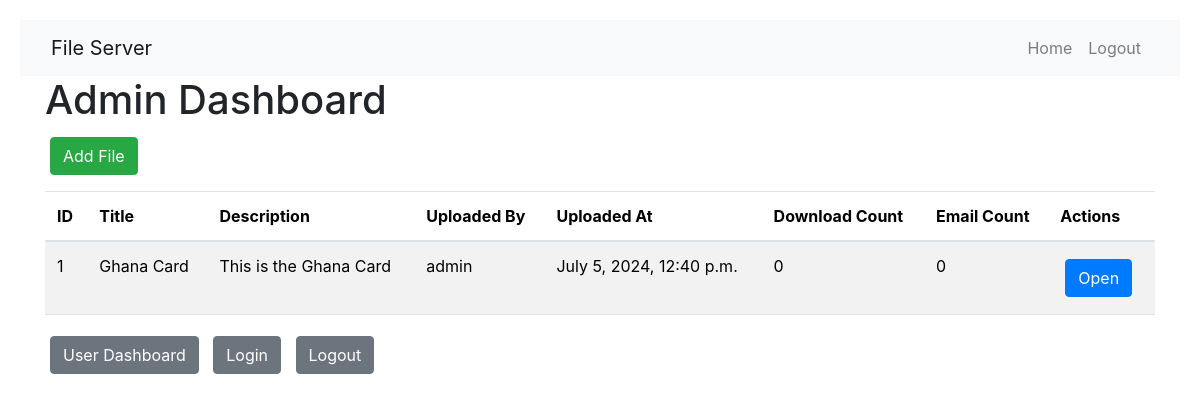
Before: /admin-dashboard/ (signed in) with the older database file.
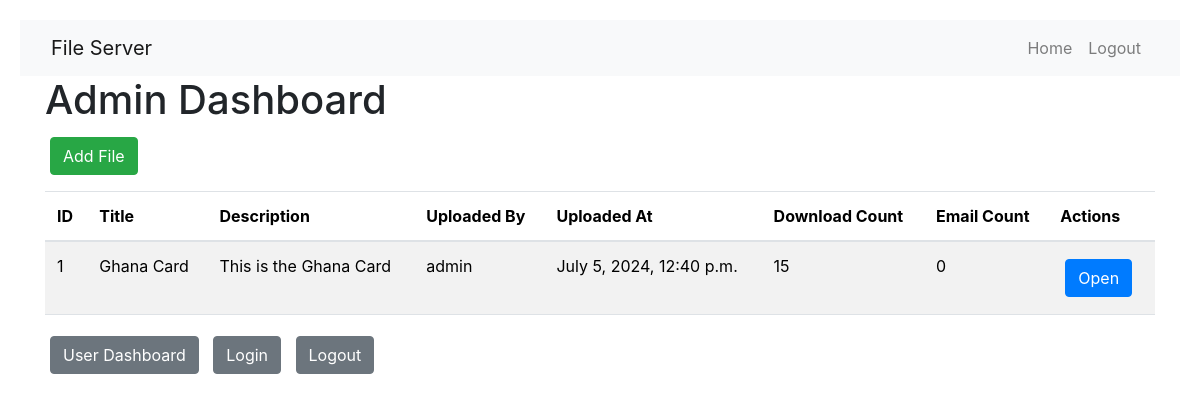
After: the same page with the newer database file.
### backend/models.py (models this page shows, shortened)
class Document(models.Model):
    title = models.CharField(max_length=100)
    description = models.TextField()
    file = models.FileField(upload_to="uploads/")
    uploaded_at = models.DateTimeField(auto_now_add=True)
    uploaded_by = models.ForeignKey(settings.AUTH_USER_MODEL, on_delete=models.CASCADE)
    download_count = models.PositiveIntegerField(default=0)
    email_count = models.PositiveIntegerField(default=0)

class CustomUser(AbstractUser):
    email = models.EmailField(unique=True)

### backend/views.py (the view)
# urls.py: path("admin-dashboard/", admin_dashboard, name="admin_dashboard"),
@login_required(login_url="login")
def admin_dashboard(request):
    if not request.user.is_superuser:
        return redirect("userDashboard")
    documents = Document.objects.all()
    download_logs = DownloadLog.objects.all()
    email_logs = EmailLog.objects.all()
    return render(
        request,
        "adminDashboard.html",
        {
            "documents": documents,
            "download_logs": download_logs,
            "email_logs": email_logs,
        },
    )

### backend/templates/adminDashboard.html (shortened to what this page needs)
{% extends 'base.html' %}
{% block content %}
<h1>Admin Dashboard</h1>
<a href="{% url 'add_file' %}" class="btn btn-success mb-3">Add File</a>
<table class="table table-striped">
    <thead>
        <tr>
            <th>ID</th>
            <th>Title</th>
            <th>Description</th>
            <th>Uploaded By</th>
            <th>Uploaded At</th>
            <th>Download Count</th>
            <th>Email Count</th>
            <th>Actions</th>
        </tr>
    </thead>
    <tbody>
        {% for document in documents %}
        <tr>
            <td>{{ document.id }}</td>
            <td>{{ document.title }}</td>
            <td>{{ document.description }}</td>
            <td>{{ document.uploaded_by.username }}</td>
            <td>{{ document.uploaded_at }}</td>
            <td>{{ document.download_count }}</td>
            <td>{{ document.email_count }}</td>
            <td>
                <button type="button" class="btn btn-primary" data-toggle="modal"
                    data-target="#fileModal{{ document.id }}">
                    Open
                </button>
            </td>
        </tr>
        {% endfor %}
    </tbody>
</table>
<div class="mb-3">
    <a href="{% url 'userDashboard' %}" class="btn btn-secondary">User Dashboard</a>
    <a href="{% url 'login' %}" class="btn btn-secondary">Login</a>
    <a href="{% url 'logout' %}" class="btn btn-secondary">Logout</a>
</div>
{% endblock %}

Changed rows visible on the page:
changed Document "Ghana Card": download_count "0" → "15"
